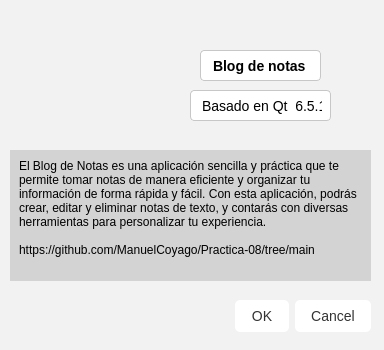
<?xml version="1.0" encoding="UTF-8"?>
<ui version="4.0">
 <class>AcercaDelPrograma</class>
 <widget class="QDialog" name="AcercaDelPrograma">
  <property name="geometry">
   <rect>
    <x>0</x>
    <y>0</y>
    <width>384</width>
    <height>350</height>
   </rect>
  </property>
  <property name="windowTitle">
   <string>Dialog</string>
  </property>
  <property name="styleSheet">
   <string notr="true">QDialog {
    background-color: #f2f2f2; /* Color de fondo en tono plomo */
}

QDialog::separator {
    background-color: #c7c7c7; /* Color del separador */
    width: 1px; /* Ancho del separador */
    height: 100%; /* Altura del separador */
}

QDialog::separator:hover {
    background-color: #a9a9a9; /* Color del separador al pasar el cursor */
}

QDialog::separator:horizontal {
    margin-top: 6px; /* Margen superior del separador horizontal */
    margin-bottom: 6px; /* Margen inferior del separador horizontal */
}

QDialog::separator:vertical {
    margin-left: 6px; /* Margen izquierdo del separador vertical */
    margin-right: 6px; /* Margen derecho del separador vertical */
}
</string>
  </property>
  <widget class="QDialogButtonBox" name="buttonBox">
   <property name="geometry">
    <rect>
     <x>30</x>
     <y>300</y>
     <width>341</width>
     <height>32</height>
    </rect>
   </property>
   <property name="styleSheet">
    <string notr="true">QPushButton {
    background-color: #ffffff; /* Color de fondo blanco */
    color: #333333; /* Color del texto */
    border: none; /* Sin borde */
    border-radius: 5px; /* Bordes redondeados */
    padding: 8px 16px; /* Espaciado interno */
    font-size: 14px; /* Tamaño de fuente */
}

QPushButton:hover {
    background-color: #f5f5f5; /* Color de fondo cuando se pasa el cursor */
}

QPushButton:pressed {
    background-color: #e6e6e6; /* Color de fondo cuando se presiona */
}
</string>
   </property>
   <property name="orientation">
    <enum>Qt::Horizontal</enum>
   </property>
   <property name="standardButtons">
    <set>QDialogButtonBox::Cancel|QDialogButtonBox::Ok</set>
   </property>
  </widget>
  <widget class="QLabel" name="label">
   <property name="geometry">
    <rect>
     <x>40</x>
     <y>20</y>
     <width>121</width>
     <height>111</height>
    </rect>
   </property>
   <property name="text">
    <string/>
   </property>
   <property name="pixmap">
    <pixmap>../../../../../Downloads/creador-de-contenido.png</pixmap>
   </property>
   <property name="scaledContents">
    <bool>true</bool>
   </property>
  </widget>
  <widget class="QLabel" name="label_2">
   <property name="geometry">
    <rect>
     <x>200</x>
     <y>50</y>
     <width>121</width>
     <height>31</height>
    </rect>
   </property>
   <property name="styleSheet">
    <string notr="true">QLabel {
    background-color: #ffffff; /* Color de fondo blanco */
    color: #000000; /* Color del texto negro */
    border: 1px solid #c7c7c7; /* Borde gris */
    border-radius: 4px; /* Bordes redondeados */
    padding: 4px 8px; /* Espaciado interno */
    font-size: 14px; /* Tamaño de fuente */
    font-weight: bold; /* Negrita */
}

QLabel:hover {
    background-color: #f2f2f2; /* Color de fondo al pasar el cursor */
}

QLabel:disabled {
    color: #a9a9a9; /* Color del texto cuando está deshabilitado */
}
</string>
   </property>
   <property name="text">
    <string>Blog de notas</string>
   </property>
  </widget>
  <widget class="QLabel" name="label_3">
   <property name="geometry">
    <rect>
     <x>190</x>
     <y>90</y>
     <width>141</width>
     <height>31</height>
    </rect>
   </property>
   <property name="styleSheet">
    <string notr="true">QLabel {
    background-color: #ffffff; /* Color de fondo blanco */
    color: #000000; /* Color del texto negro */
    border: 1px solid #c7c7c7; /* Borde gris */
    border-radius: 4px; /* Bordes redondeados */
    padding: 4px 8px; /* Espaciado interno */
    font-size: 14px; /* Tamaño de fuente */
    
}

QLabel:hover {
    background-color: #f2f2f2; /* Color de fondo al pasar el cursor */
}

QLabel:disabled {
    color: #a9a9a9; /* Color del texto cuando está deshabilitado */
}
</string>
   </property>
   <property name="text">
    <string>Basado en Qt  6.5.1</string>
   </property>
  </widget>
  <widget class="QPlainTextEdit" name="plainTextEdit">
   <property name="geometry">
    <rect>
     <x>10</x>
     <y>150</y>
     <width>361</width>
     <height>131</height>
    </rect>
   </property>
   <property name="layoutDirection">
    <enum>Qt::LeftToRight</enum>
   </property>
   <property name="styleSheet">
    <string notr="true">QPlainTextEdit {
    background-color: #D3D3D3; /* Color de fondo plomo */
    color: #000000; /* Color de texto */
    border: none; /* Sin borde */
    padding: 5px; /* Espaciado interno */
    font-family: Arial, sans-serif; /* Fuente de texto */
    text-align: center; /* Centrado de texto */
}
</string>
   </property>
   <property name="sizeAdjustPolicy">
    <enum>QAbstractScrollArea::AdjustToContents</enum>
   </property>
   <property name="plainText">
    <string>El Blog de Notas es una aplicación sencilla y práctica que te permite tomar notas de manera eficiente y organizar tu información de forma rápida y fácil. Con esta aplicación, podrás crear, editar y eliminar notas de texto, y contarás con diversas herramientas para personalizar tu experiencia.

https://github.com/ManuelCoyago/Practica-08/tree/main</string>
   </property>
  </widget>
 </widget>
 <resources/>
 <connections>
  <connection>
   <sender>buttonBox</sender>
   <signal>accepted()</signal>
   <receiver>AcercaDelPrograma</receiver>
   <slot>accept()</slot>
   <hints>
    <hint type="sourcelabel">
     <x>248</x>
     <y>254</y>
    </hint>
    <hint type="destinationlabel">
     <x>157</x>
     <y>274</y>
    </hint>
   </hints>
  </connection>
  <connection>
   <sender>buttonBox</sender>
   <signal>rejected()</signal>
   <receiver>AcercaDelPrograma</receiver>
   <slot>reject()</slot>
   <hints>
    <hint type="sourcelabel">
     <x>316</x>
     <y>260</y>
    </hint>
    <hint type="destinationlabel">
     <x>286</x>
     <y>274</y>
    </hint>
   </hints>
  </connection>
 </connections>
</ui>
